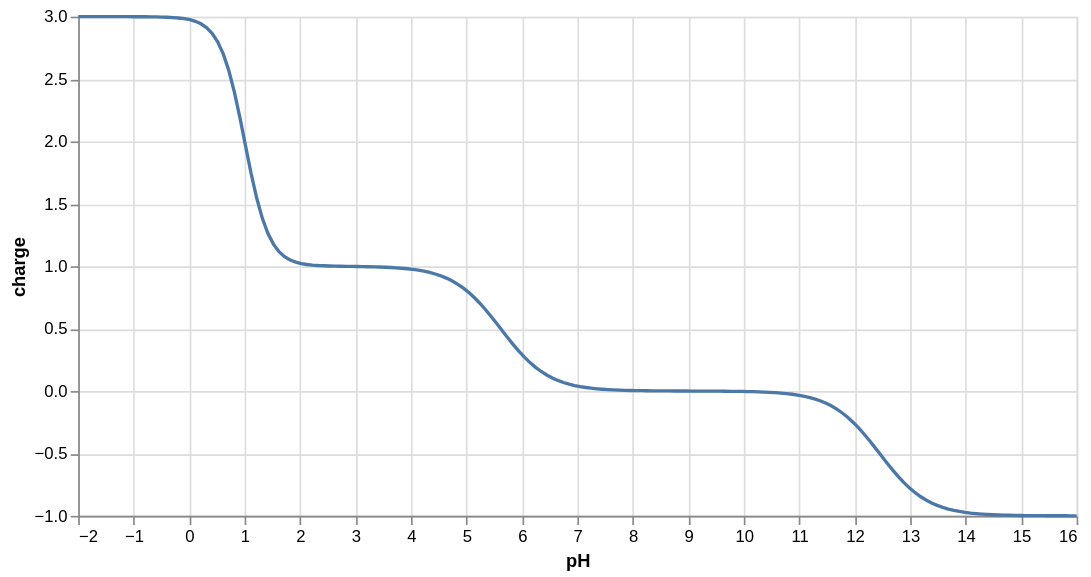

Here is the notebook cell this chart was saved with:
### Markdown cell above
## pH vs mean_charge (macro-pKa)

### Code cell
plotdata3, inflection_points_macro = se.get_plot_data_pH_vs_mean_charge(ph_values, p)
line_plot(plotdata3, x_data='pH', y_data='charge')

### Figure 1 — Vega-Lite specification as saved in the notebook (floating-point values rounded to 4 significant figures; data arrays with more than 128 entries replaced by an {"elided": "..."} marker saying what was removed)
{"config": {"view": {"continuousWidth": 300, "continuousHeight": 300}}, "data": {"name": "data-dce675709e4b3d6d25025a793f19267e"}, "mark": {"type": "line"}, "encoding": {"x": {"field": "pH", "title": "pH", "type": "quantitative"}, "y": {"field": "charge", "title": "charge", "type": "quantitative"}}, "height": 300, "width": 600, "$schema": "https://vega.github.io/schema/vega-lite/v5.20.1.json", "datasets": {"data-dce675709e4b3d6d25025a793f19267e": {"elided": "180 records"}}}
